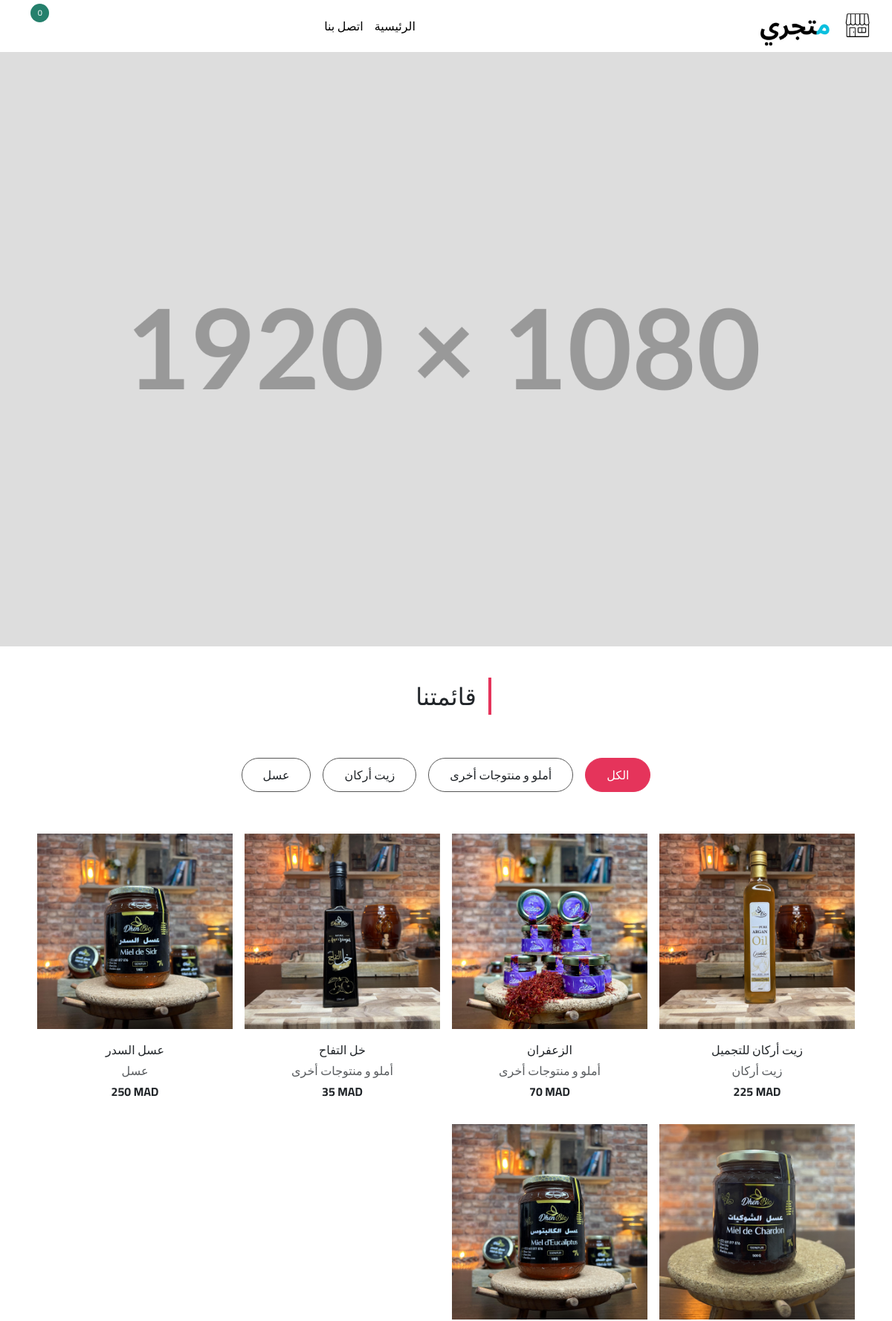
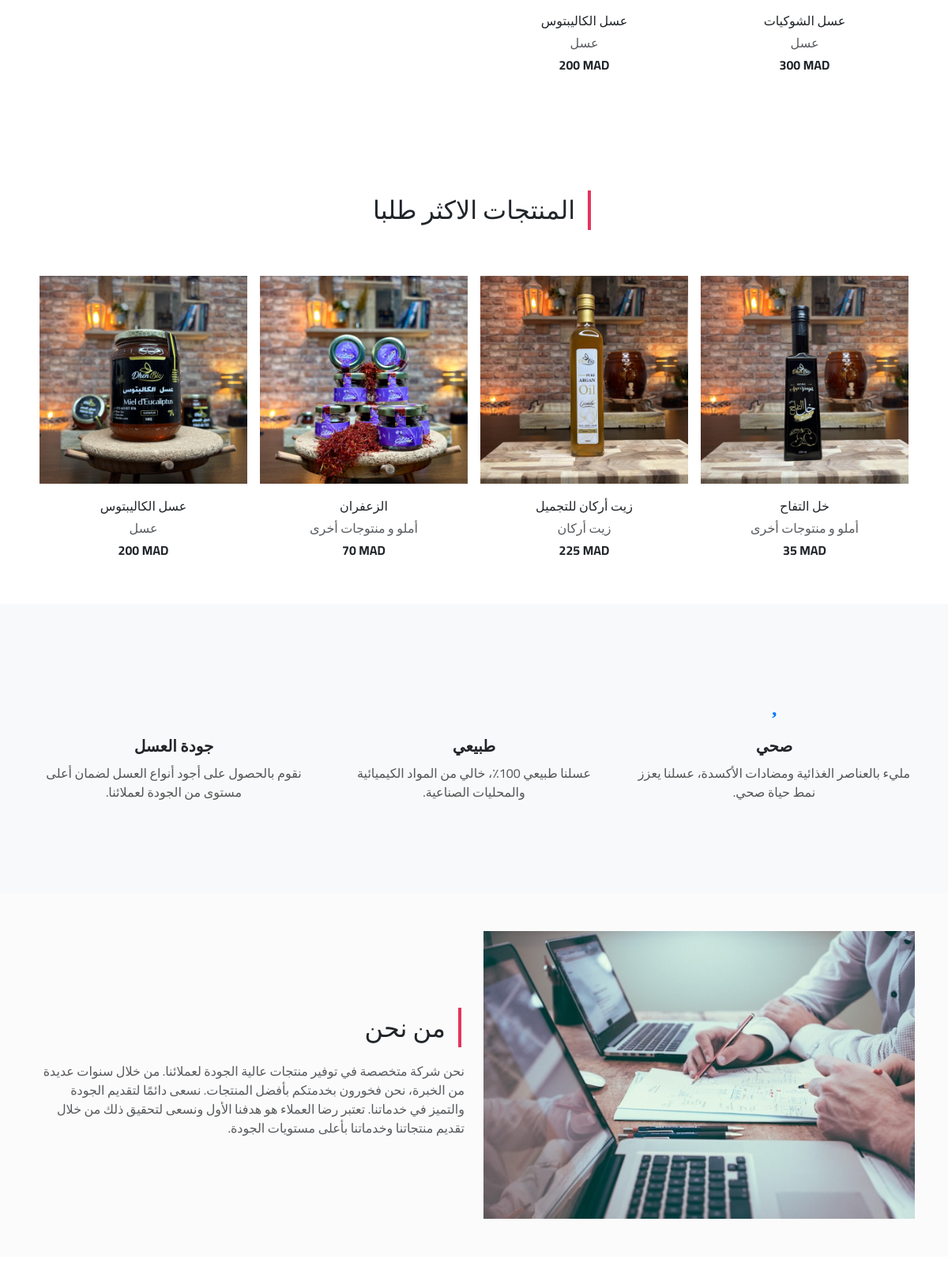
The page / (upper part) on the database its author committed (2 pictures, top to bottom).
### main/models.py (models this page shows, shortened)
class SettingSite(models.Model):
    site_title = models.CharField('عنوان الموقع', max_length=100)
    site_name = models.CharField('اسم الموقع', max_length=100)
    description = models.TextField('الوصف',)
    keywords = models.TextField('كلمات مفتاحية', blank=True, null=True)
    icon = models.ImageField('أيقونة الموقع', upload_to='img/')
    logo = models.ImageField('لوجو الموقع', upload_to='img/')
    main_image = models.ImageField('صورةالخلفية الرئيسية', upload_to='img/')
    about_us_image = models.ImageField('صورة فقرة من نحن', upload_to='img/')
    currency = models.CharField('العملة', max_length=30)
    address = models.CharField('العنوان', max_length=200, blank=True, null=True)
    phone = models.CharField('رقم الهاتف', max_length=30)
    email = models.EmailField('البريد الإلكتروني', max_length=60, blank=True, null=True)
    whatsapp = models.BooleanField("خاصية الاتصال بواتساب", default=True)
    instagram = models.URLField('انستجرام', max_length=200, blank=True, null=True)
    facebook = models.URLField('فيسبوك', max_length=200, blank=True, null=True)
    phone_feature = models.BooleanField('خاصية الاتصال بالهاتف', default=True)
    imogie = models.BooleanField('الايموجي', default=True)
    contact_section = models.BooleanField('قسم التواصل', default=True)
    end_order = models.BooleanField('الولج الى صفحة استلام الطلبية', default=False, help_text="هل تريد المستخدم ان يستطيع الولوج الى الصفحة النهائية ( استلام الطلبية ) دائما ؟")
    color = models.CharField(max_length=20, verbose_name=' اللون الرئيسي', help_text='أدخل اللون (مثل #FF0000 أو red)')
    created_on = models.DateTimeField(
         'تاريخ الاضافة', default=timezone.now)
    class Meta:
        ordering = ['-created_on']
        verbose_name = 'اعدادات الموقع'
        verbose_name_plural = 'اعدادات الموقع'

class Constants(models.Model):
    about_us_title = models.CharField('عنوان فقرة من نحن', max_length=255)
    about_us_content = models.TextField('محتوى فقرة من نحن',)
    subscription_title = models.CharField('عنوان نموذج الاشتراك', max_length=255)
    title_products = models.CharField('عنوان المنتجات', max_length=255)
    title_special_products =  models.CharField('عنوان المنتجات الاكثر طلبا', max_length=255)
    title_lists = models.CharField('عنوان القوائم الخاصة', max_length=255)
    title_footer = models.CharField('عنوان الفوتر (أسفل الصفحة)', max_length=255)
    contact_title = models.CharField('عنوان صفحة اتصل بنا', max_length=255)
    contact_form_title = models.CharField('عنوان الفورم الخاصة بصفحة اتصل بنا', max_length=255)
    command_title = models.CharField('عنوان صفحة استلام الطلبية ', max_length=255)
    command_details = models.TextField('تفاصيل الطلبية' ,)
    contact_note = models.CharField('ملاحظات الاتصال', max_length=255)
    phone_button = models.CharField('نص زر الاتصال بالهاتف', max_length=255)
    whatsapp_button = models.CharField( "نص زر الاتصال بالواتساب" , max_length=255)
    created_on =  models.DateTimeField('تاريخ الاضافة',  default=timezone.now)
    checkout_title = models.CharField('عنوان صفحة تأكيد الطلبية ', max_length=255)
    checkout_button = models.CharField('نص زر التأكيد', max_length=255)
    class Meta:
        ordering = ['-created_on']
        verbose_name = 'النصوص و الثوابت'
        verbose_name_plural = 'النصوص و الثوابت'

class ProductType(models.Model):
    name = models.CharField("الاسم",max_length=255)
    created_on =  models.DateTimeField(
         'تاريخ الاضافة',  default=timezone.now)
    class Meta:
        ordering = ['-created_on']
        verbose_name = 'النوع'
        verbose_name_plural = 'أنواع المنتجات'

class Product(models.Model):
    name = models.CharField("الاسم",max_length=255)
    description = models.TextField('الوصف')
    max_quantity = models.IntegerField('أقصى قيمة', default=30)
    product_type = models.ForeignKey(ProductType,  on_delete=models.CASCADE, verbose_name='نوع المنتوج')
    old_price = models.IntegerField('ثمن المنتوج قبل التخفيض', blank=True, null=True)
    price = models.IntegerField('ثمن المنتوج')
    image = models.ImageField('الصورة', upload_to='products/', )
    state = models.BooleanField('حالة المنتج', default=True)
    created_on =  models.DateTimeField(
         'تاريخ الاضافة',  default=timezone.now)
    class Meta:
        ordering = ['-created_on']
        verbose_name = 'المنتج'
        verbose_name_plural = 'المنتجات'
    @property
    def url(self):
        link = self.name.replace(' ', '-')
        return link

class BigProduct(models.Model):
    product = models.ForeignKey(Product, on_delete=models.CASCADE)
    created_on =  models.DateTimeField('تاريخ الاضافة', default=timezone.now)
    class Meta:
        ordering = ['-created_on']
        verbose_name = 'المنتج'
        verbose_name_plural = 'المنتجات الأكثر طلبا'

class Features(models.Model):
    icon = models.CharField('الايقونة', max_length=255)
    title = models.CharField('العنوان', max_length=255)
    content = models.TextField('المحتوى')
    created_on =  models.DateTimeField('تاريخ الاضافة', default=timezone.now)
    class Meta:
        ordering = ['-created_on']
        verbose_name = 'السمة'
        verbose_name_plural = 'السمات او الخاصيات'

### main/views.py (the view)
# urls.py: path('', views.index, name="index"),
def index(request):
    products = Product.objects.filter(state=True)
    types = ProductType.objects.all()
    genres = []
    settings  = None
    constants = None
    cartQuantity = getCartQuantity(request)
    try:
        settings = SettingSite.objects.all()[0]
    except:
        return redirect('admin:login')
    try:
        constants = Constants.objects.all()[0]
    except:
        return redirect('admin:login')
    error = None
    success = None
    if request.method == 'POST':
        error, success = subscribe(request)
    for t in types:
        if len(Product.objects.filter(product_type=t, state=True)) > 0:
            genres.append(t)
    return render(request, 'main.html', {
        'products': products,
        'types': genres,
        'sub_error': error,
        'sub_success': success,
        'settings': settings,
        'constants': constants,
        'title': settings.site_title,
        'cartQuantity': cartQuantity,
        'bigproducts': BigProduct.objects.filter(product__state=True),
        'lists': ListProducts.objects.all(),
        'features': Features.objects.all(),
    })

### main/funcs.py (called while the page is built, shortened)
def getCartQuantity(request):
    if 'cart' not in  request.session:
        return 0

### main/models.py (called while the page is built)
    def __str__(self):
        return f'{self.title}'

### templates/main.html (shortened to what this page needs)
{% extends 'base_boot.html' %}
{% load static %}
{% block head %}
<link rel = "stylesheet" href = "{% static 'css/main.css' %}">
{% endblock head %}
{% block content %}
<div id = "main-image" class = "vh-100 carousel slide" data-bs-ride = "carousel" ></div>
<section id = "collection" class = "py-5">
    <div class = "container">
        <div class = "title text-center">
            <h2 class = "position-relative d-inline-block">{{constants.title_products}}</h2>
        </div>
        <div class = "row g-0">
            <div class = "d-flex flex-wrap justify-content-center mt-5 filter-button-group">
                <button type = "button" class = "btn m-2 text-dark active-filter-btn" data-filter = "*">الكل</button>
                {% for t in types %}
                <button type = "button" class = "btn m-2 text-dark" data-filter = ".type-{{t.id}}">{{t.name}}</button>
                {% endfor %}
            </div>
            <div class = "collection-list mt-4 row gx-0 gy-3">
                {% for product in products %}
                <div class = "col-sm-6 col-md-6 col-lg-4 col-xl-3 p-2 type-{{product.product_type.id}}" onclick="redirect(`{% url 'product' name=product.url %}`);" style="cursor: pointer;">
                    <div class = "collection-img position-relative">
                        <img src = "{{product.image.url}}" alt="{{product.name}}" draggable="false" class = "w-100">
                    </div>
                    <div class = "text-center mt-3" style="direction: ltr;">
                        <p class = "text-capitalize my-1">{{product.name}}</p>
                        <p class="text-muted my-1">{{product.product_type.name}}</p>
                        <span class = "fw-bold">{{product.price}} {{settings.currency}}</span>
                    </div>
                </div>
                {% endfor %}
            </div>
        </div>
    </div>
</section>
<section id = "special" class = "py-5">
    <div class = "container">
        <div class = "title text-center py-5">
            <h2 class = "position-relative d-inline-block">{{constants.title_special_products}}</h2>
        </div>
        <div class = "special-list row g-0">
            {% for product in bigproducts %}
            <div class = "col-sm-6 col-md-6 col-lg-4 col-xl-3 p-2" style="cursor: pointer;" onclick="redirect(`{% url 'product' name=product.product.url %}`);">
                <div class = "special-img position-relative overflow-hidden">
                    <img src = "{{product.product.image.url}}" alt="{{product.product.name}}" draggable="false" class = "w-100">
                </div>
                <div class = "text-center" style="direction: ltr;">
                    <p class = "text-capitalize mt-3 mb-1">{{product.product.name}}</p>
                    <p class="text-muted my-1">{{product.product.product_type.name}}</p>
                    <span class = "fw-bold d-block">{{product.product.price}} {{settings.currency}}</span>
                </div>
            </div>
            {% endfor %}
        </div>
    </div>
</section>
<section class="features-section text-center">
    <div class="container">
      <div class="row" style="justify-content: center;">
        {% for f in features %}
        <div class="col-lg-4 col-md-4 col-sm-6">
            <div class="feature-icon">
              <i class="{{f.icon}}"></i>
            </div>
            <h3 class="feature-title">{{f.title}}</h3>
            <p class="feature-description">{{f.content}}</p>
          </div>
          {% endfor %}
        </div>
      </div>
  </section>
<section id="about" class="py-5">
    <div class="container">
        <div class="row gy-lg-5 align-items-center">
            <div class="col-md-6 col-lg-6 order-lg-0">
                <img src="{{settings.about_us_image.url}}" draggable="false" class="img-fluid">
            </div>
            <div class="col-md-6 col-lg-6 order-lg-1 text-center text-lg-start">
                <div class="title pt-3 pb-3">
                    <h2 class="position-relative d-inline-block ms-4">{{constants.about_us_title}}</h2>
                </div>
                <p class="text-muted">{{constants.about_us_content}}</p>
            </div>
        </div>
    </div>
</section>
<section id = "popular" class = "py-5">
</section>
{% endblock content %}

### templates/base_boot.html (shortened to what this page needs)
{% load static %}
<!DOCTYPE html>
<html lang="en">
<head>
    <link rel="stylesheet" href="{% static 'css/fonts.css' %}">
    <link rel="stylesheet" href="{% static 'boot/css/bootstrap.rtl.min.css' %}">
    <link rel="stylesheet" href="{% static 'css/global.css' %}">
    {% block head %} {% endblock head %}
</head>
<body>
    {% include 'compenents/header.html' %} {% block content %} {% endblock content %} {% include 'compenents/sub-form.html' %} {% include 'compenents/footer.html' %}
</body>
</html>

### templates/compenents/header.html (shortened to what this page needs)
{% load static %}
<header class="p-2">
    <a class="logo" href="{% url 'index' %}">
        <img src="{{settings.logo.url}}" draggable="false" style="max-height:65px" >
    </a>
    <ul class="navbar-list" id="navbar-list">
        <li><a href="{% url 'index' %}">الرئيسية</a></li>
        <li><a href="{% url 'contact' %}">اتصل بنا</a></li>
    </ul>
    <div class="icons">
        <a href="{% url 'cart' %}"><button class="icon" id="button-icon-cart">
            <i class="fas fa-shopping-cart" aria-hidden="true"></i>
        </button></a>
    </div>
</header>

### static/css/global.css (style rules this page uses)
:root { --font: Cairo, sans-serif; --header-height: 70px; }
* { list-style: none; text-decoration: none; }
a { text-decoration: none; }
body { font-family: var(--font); direction: rtl; }
header { height: var(--header-height); width: 100%; background: white; box-shadow: 0 0.5px 2px 0px gray; justify-content: space-evenly; display: flex; gap: 10px; padding: 0 10px; align-items: center; }
.icons { display: flex; gap: 10px; position: absolute; top: 0; left: 15px; height: var(--header-height); align-items: center; }
.icon { font-size: 22px; cursor: pointer; border: none; outline: none; background-color: inherit; }
.navbar-list { flex: 1; display: flex; gap: 15px; padding: 0; margin: 0; justify-content: center; }
.navbar-list li a { color: black; font-size: 16px; }

### static/css/main.css (style rules this page uses)
.btn:not(.nav-btns button) { background-color: #fff; color: rgb(85, 85, 85); padding: 10px 28px; border-radius: 25px; border: 1px solid rgb(85, 85, 85); }
.title h2::after { position: absolute; content: ""; width: 4px; height: 50px; background-color: var(--color-primary); right: -20px; top: 50%; -webkit-transform: translateY(-50%); -ms-transform: translateY(-50%); transform: translateY(-50%); }
.active-filter-btn { background-color: var(--color-primary)!important; color: #fff!important; border-color: var(--color-primary)!important; }
.special-img img { -webkit-transition: all 0.3s ease; -o-transition: all 0.3s ease; transition: all 0.3s ease; }
.features-section { background-color: #f8f9fa; padding: 100px 0; }
.feature-icon { font-size: 2rem; color: #007bff; margin-bottom: 20px; }
.feature-title { font-size: 1.25rem; font-weight: bold; margin-bottom: 10px; }
.feature-description { font-size: 1rem; color: #555; }
#about { background-color: rgba(179, 179, 179, 0.05); }

### rows shown on the page
SettingSite: logo (picture), currency "MAD", about_us_image (picture)
Constants: title_products "قائمتنا", title_special_products "المنتجات الاكثر طلبا", about_us_title "من نحن", about_us_content "نحن شركة متخصصة في توفير منتجات عالية الجودة لعملائنا. من خلال سنوات عديدة من الخبرة، نحن فخورون بخدمتكم بأفضل المنتجات. نسعى دائمًا لتقديم الجودة والتميز في خدماتنا. تعتبر رضا العملاء هو هدفنا الأول ونسعى لتحقيق ذلك من خلال تقديم منتجاتنا وخدماتنا بأعلى مستويات الجودة."
ProductType: name "أملو و منتوجات أخرى"
ProductType: name "زيت أركان"
ProductType: name "عسل"
Product: image (picture), name "زيت أركان للتجميل", product_type.name "زيت أركان", price "225"
Product: image (picture), name "الزعفران", product_type.name "أملو و منتوجات أخرى", price "70"
Product: image (picture), name "خل التفاح", product_type.name "أملو و منتوجات أخرى", price "35"
Product: image (picture), name "عسل السدر", product_type.name "عسل", price "250"
Product: image (picture), name "عسل الشوكيات", product_type.name "عسل", price "300"
Product: image (picture), name "عسل الكاليبتوس", product_type.name "عسل", price "200"
BigProduct: product.image (picture), product.name "خل التفاح", product.product_type.name "أملو و منتوجات أخرى", product.price "35"
BigProduct: product.image (picture), product.name "زيت أركان للتجميل", product.product_type.name "زيت أركان", product.price "225"
BigProduct: product.image (picture), product.name "الزعفران", product.product_type.name "أملو و منتوجات أخرى", product.price "70"
BigProduct: product.image (picture), product.name "عسل الكاليبتوس", product.product_type.name "عسل", product.price "200"
Features: title "صحي", content "مليء بالعناصر الغذائية ومضادات الأكسدة، عسلنا يعزز نمط حياة صحي."
Features: title "طبيعي", content "عسلنا طبيعي 100٪، خالي من المواد الكيميائية والمحليات الصناعية."
Features: title "جودة العسل", content "نقوم بالحصول على أجود أنواع العسل لضمان أعلى مستوى من الجودة لعملائنا."
